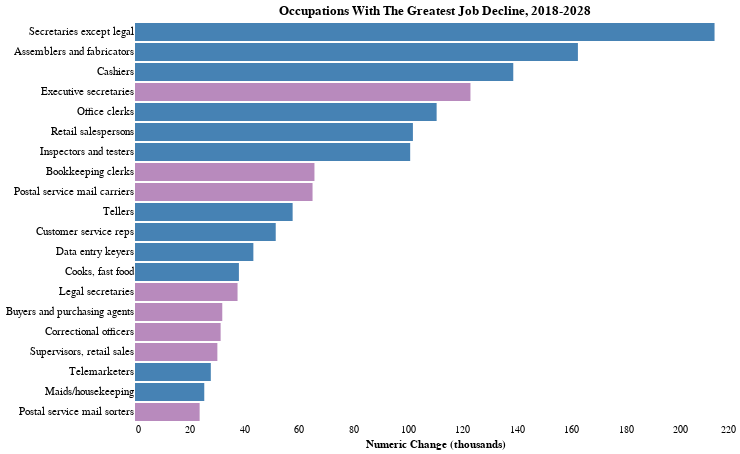

Notebook code for this chart:
### Code cell
# Highlight wages that are below the overall median for the country
alt.Chart(occs_most_decl_20).mark_bar().encode(
    y=alt.Y('Occupation:N', sort='-x', axis=alt.Axis(title=None, ticks=False, domain=False, labelFontSize=11)),
    x=alt.X('numeric_change_pos:Q', axis=alt.Axis(ticks=False, domain=False), title='Numeric Change (thousands)'),
    # The highlight will be set on the result of a conditional statement
    color=alt.condition(
        alt.datum.Median >= 39810,  # If the median is greater than 39810 (2019 OES), this statement is true
        alt.value('#b88abd'),     # which sets the bar orange.
        alt.value('steelblue')   # And if it's not true it sets the bar steelblue.
    ),
    opacity=alt.condition(
        alt.datum.Median == 0,  ##turned down opacity for occs with no wage available
        alt.value(0.4),
        alt.value(1)
        ),
    tooltip = [alt.Tooltip('Occupation'),
               alt.Tooltip('2018 Employment', title='2018 Employment (thousands)'),
               alt.Tooltip('2028 Employment', title='2028 Employment (thousands)'),
               alt.Tooltip('Numeric Change', format=".1f", title='Numeric Change)'),
               alt.Tooltip('Median', title='Median Wage', format='$,d')
                ]
).properties(width=600, title="Occupations With The Greatest Job Decline, 2018-2028"
).configure_axis(
    grid=False
).configure_view(
    strokeWidth=0
).interactive()  

# Note: For the tooltip, I wanted to show that the median was N/A if the value is 0.  
# In this case, a 0 wage means the wage is not available, but I could not get the tooltip to work to code in that manner.

### Figure 1 — Vega-Lite specification as saved in the notebook (floating-point values rounded to 4 significant figures)
{"config": {"view": {"continuousWidth": 400, "continuousHeight": 300, "strokeWidth": 0}, "axis": {"grid": false}}, "data": {"name": "data-ffc0fc6b4a6c091150ead41f86236cc2"}, "mark": "bar", "encoding": {"color": {"condition": {"value": "#b88abd", "test": "(datum.Median >= 39810)"}, "value": "steelblue"}, "opacity": {"condition": {"value": 0.4, "test": "(datum.Median === 0)"}, "value": 1}, "tooltip": [{"type": "nominal", "field": "Occupation"}, {"type": "nominal", "field": "2018 Employment", "title": "2018 Employment (thousands)"}, {"type": "nominal", "field": "2028 Employment", "title": "2028 Employment (thousands)"}, {"type": "quantitative", "field": "Numeric Change", "format": ".1f", "title": "Numeric Change)"}, {"type": "quantitative", "field": "Median", "format": "$,d", "title": "Median Wage"}], "x": {"type": "quantitative", "axis": {"domain": false, "ticks": false}, "field": "numeric_change_pos", "title": "Numeric Change (thousands)"}, "y": {"type": "nominal", "axis": {"domain": false, "labelFontSize": 11, "ticks": false, "title": null}, "field": "Occupation", "sort": "-x"}}, "selection": {"selector030": {"type": "interval", "bind": "scales", "encodings": ["x", "y"]}}, "title": "Occupations With The Greatest Job Decline, 2018-2028", "width": 600, "$schema": "https://vega.github.io/schema/vega-lite/v4.8.1.json", "datasets": {"data-ffc0fc6b4a6c091150ead41f86236cc2": [{"Occupation": "Secretaries except legal", "Occupation Code": "43-6014", "2018 Employment": "2,382.5", "2028 Employment": "2,170.0", "Numeric Change": -212.5, "Percent Change": -8.9, "Median": 37690, "numeric_change_pos": 212.5}, {"Occupation": "Assemblers and fabricators", "Occupation Code": "51-2098", "2018 Employment": "1,379.4", "2028 Employment": "1,217.0", "Numeric Change": -162.4, "Percent Change": -11.8, "Median": 32350, "numeric_change_pos": 162.4}, {"Occupation": "Cashiers", "Occupation Code": "41-2011", "2018 Employment": "3,648.5", "2028 Employment": "3,509.8", "Numeric Change": -138.7, "Percent Change": -3.8, "Median": 23650, "numeric_change_pos": 138.7}, {"Occupation": "Executive secretaries", "Occupation Code": "43-6011", "2018 Employment": "622.5", "2028 Employment": "499.4", "Numeric Change": -123.0, "Percent Change": -19.8, "Median": 60890, "numeric_change_pos": 123.0}, {"Occupation": "Office clerks", "Occupation Code": "43-9061", "2018 Employment": "3,158.5", "2028 Employment": "3,047.8", "Numeric Change": -110.6, "Percent Change": -3.5, "Median": 34040, "numeric_change_pos": 110.6}, {"Occupation": "Retail salespersons", "Occupation Code": "41-2031", "2018 Employment": "4,510.9", "2028 Employment": "4,409.1", "Numeric Change": -101.9, "Percent Change": -2.3, "Median": 25250, "numeric_change_pos": 101.9}, {"Occupation": "Inspectors and testers", "Occupation Code": "51-9061", "2018 Employment": "574.0", "2028 Employment": "473.1", "Numeric Change": -100.9, "Percent Change": -17.6, "Median": 39140, "numeric_change_pos": 100.9}, {"Occupation": "Bookkeeping clerks", "Occupation Code": "43-3031", "2018 Employment": "1,707.7", "2028 Employment": "1,641.9", "Numeric Change": -65.8, "Percent Change": -3.9, "Median": 41230, "numeric_change_pos": 65.8}, {"Occupation": "Postal service mail carriers", "Occupation Code": "43-5052", "2018 Employment": "328.7", "2028 Employment": "263.7", "Numeric Change": -65.1, "Percent Change": -19.8, "Median": 51310, "numeric_change_pos": 65.1}, {"Occupation": "Tellers", "Occupation Code": "43-3071", "2018 Employment": "472.1", "2028 Employment": "414.3", "Numeric Change": -57.8, "Percent Change": -12.2, "Median": 31230, "numeric_change_pos": 57.8}, {"Occupation": "Customer service reps", "Occupation Code": "43-4051", "2018 Employment": "2,972.6", "2028 Employment": "2,921.0", "Numeric Change": -51.6, "Percent Change": -1.7, "Median": 34710, "numeric_change_pos": 51.6}, {"Occupation": "Data entry keyers", "Occupation Code": "43-9021", "2018 Employment": "187.3", "2028 Employment": "143.9", "Numeric Change": -43.4, "Percent Change": -23.2, "Median": 33490, "numeric_change_pos": 43.4}, {"Occupation": "Cooks, fast food", "Occupation Code": "35-2011", "2018 Employment": "491.3", "2028 Employment": "453.2", "Numeric Change": -38.1, "Percent Change": -7.7, "Median": 23510, "numeric_change_pos": 38.1}, {"Occupation": "Legal secretaries", "Occupation Code": "43-6012", "2018 Employment": "180.1", "2028 Employment": "142.5", "Numeric Change": -37.6, "Percent Change": -20.9, "Median": 47300, "numeric_change_pos": 37.6}, {"Occupation": "Buyers and purchasing agents", "Occupation Code": "13-1020", "2018 Employment": "432.2", "2028 Employment": "400.2", "Numeric Change": -32.0, "Percent Change": -7.4, "Median": 64380, "numeric_change_pos": 32.0}, {"Occupation": "Correctional officers", "Occupation Code": "33-3012", "2018 Employment": "434.3", "2028 Employment": "402.9", "Numeric Change": -31.4, "Percent Change": -7.2, "Median": 45180, "numeric_change_pos": 31.4}, {"Occupation": "Supervisors, retail sales", "Occupation Code": "41-1011", "2018 Employment": "1,548.3", "2028 Employment": "1,518.1", "Numeric Change": -30.2, "Percent Change": -1.9, "Median": 40350, "numeric_change_pos": 30.2}, {"Occupation": "Telemarketers", "Occupation Code": "41-9041", "2018 Employment": "167.7", "2028 Employment": "139.8", "Numeric Change": -27.8, "Percent Change": -16.6, "Median": 26290, "numeric_change_pos": 27.8}, {"Occupation": "Maids/housekeeping", "Occupation Code": "37-2012", "2018 Employment": "1,494.4", "2028 Employment": "1,469.0", "Numeric Change": -25.4, "Percent Change": -1.7, "Median": 24850, "numeric_change_pos": 25.4}, {"Occupation": "Postal service mail sorters", "Occupation Code": "43-5053", "2018 Employment": "99.7", "2028 Employment": "76.0", "Numeric Change": -23.7, "Percent Change": -23.8, "Median": 60140, "numeric_change_pos": 23.7}]}}
